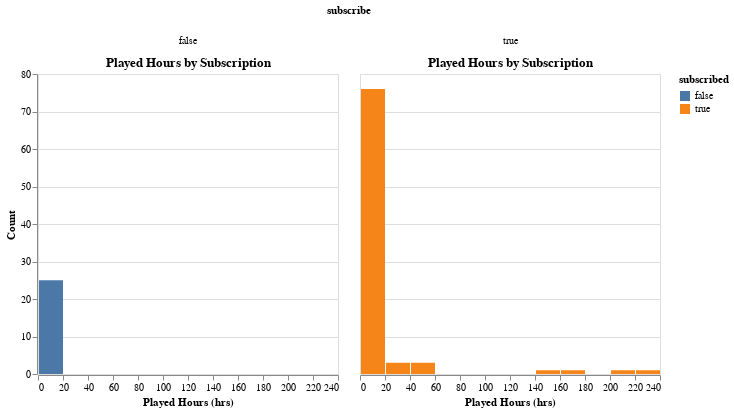

Write notebook code for a chart like this one.
### Code cell
chart_sub

### Figure 1 — Vega-Lite specification as saved in the notebook (floating-point values rounded to 4 significant figures)
{"config": {"view": {"continuousWidth": 300, "continuousHeight": 300}}, "data": {"name": "data-427c92e968cc61198f3df39aa85b2dc3"}, "facet": {"column": {"field": "subscribe", "type": "nominal"}}, "spec": {"mark": {"type": "bar"}, "encoding": {"color": {"field": "subscribe", "title": "subscribed", "type": "nominal"}, "x": {"bin": {"maxbins": 20}, "field": "played_hours", "title": "Played Hours (hrs)", "type": "quantitative"}, "y": {"aggregate": "count", "title": "Count", "type": "quantitative"}}, "title": "Played Hours by Subscription"}, "$schema": "https://vega.github.io/schema/vega-lite/v5.20.1.json", "datasets": {"data-427c92e968cc61198f3df39aa85b2dc3": [{"experience": "Pro", "subscribe": true, "played_hours": 30.3}, {"experience": "Veteran", "subscribe": true, "played_hours": 3.8}, {"experience": "Amateur", "subscribe": true, "played_hours": 0.7}, {"experience": "Regular", "subscribe": true, "played_hours": 0.1}, {"experience": "Amateur", "subscribe": true, "played_hours": 0.1}, {"experience": "Veteran", "subscribe": true, "played_hours": 1.6}, {"experience": "Beginner", "subscribe": true, "played_hours": 1.5}, {"experience": "Amateur", "subscribe": true, "played_hours": 0.2}, {"experience": "Amateur", "subscribe": true, "played_hours": 48.4}, {"experience": "Amateur", "subscribe": true, "played_hours": 0.5}, {"experience": "Regular", "subscribe": true, "played_hours": 0.6}, {"experience": "Regular", "subscribe": true, "played_hours": 0.3}, {"experience": "Amateur", "subscribe": false, "played_hours": 0.1}, {"experience": "Beginner", "subscribe": true, "played_hours": 1.0}, {"experience": "Amateur", "subscribe": true, "played_hours": 0.7}, {"experience": "Regular", "subscribe": true, "played_hours": 0.6}, {"experience": "Amateur", "subscribe": true, "played_hours": 1.8}, {"experience": "Veteran", "subscribe": false, "played_hours": 0.1}, {"experience": "Amateur", "subscribe": true, "played_hours": 0.1}, {"experience": "Veteran", "subscribe": true, "played_hours": 0.1}, {"experience": "Beginner", "subscribe": true, "played_hours": 0.6}, {"experience": "Veteran", "subscribe": true, "played_hours": 0.4}, {"experience": "Veteran", "subscribe": false, "played_hours": 1.4}, {"experience": "Amateur", "subscribe": true, "played_hours": 0.2}, {"experience": "Regular", "subscribe": true, "played_hours": 5.6}, {"experience": "Veteran", "subscribe": true, "played_hours": 0.1}, {"experience": "Amateur", "subscribe": true, "played_hours": 0.3}, {"experience": "Veteran", "subscribe": true, "played_hours": 2.2}, {"experience": "Veteran", "subscribe": true, "played_hours": 0.1}, {"experience": "Veteran", "subscribe": true, "played_hours": 12.5}, {"experience": "Beginner", "subscribe": true, "played_hours": 0.4}, {"experience": "Veteran", "subscribe": true, "played_hours": 0.6}, {"experience": "Regular", "subscribe": true, "played_hours": 218.1}, {"experience": "Amateur", "subscribe": false, "played_hours": 0.9}, {"experience": "Amateur", "subscribe": true, "played_hours": 0.2}, {"experience": "Amateur", "subscribe": true, "played_hours": 2.9}, {"experience": "Regular", "subscribe": true, "played_hours": 3.6}, {"experience": "Veteran", "subscribe": true, "played_hours": 0.2}, {"experience": "Regular", "subscribe": true, "played_hours": 1.5}, {"experience": "Pro", "subscribe": true, "played_hours": 1.0}, {"experience": "Pro", "subscribe": true, "played_hours": 0.2}, {"experience": "Amateur", "subscribe": true, "played_hours": 0.1}, {"experience": "Veteran", "subscribe": true, "played_hours": 0.1}, {"experience": "Veteran", "subscribe": false, "played_hours": 0.1}, {"experience": "Amateur", "subscribe": true, "played_hours": 17.2}, {"experience": "Regular", "subscribe": true, "played_hours": 0.1}, {"experience": "Regular", "subscribe": true, "played_hours": 0.2}, {"experience": "Amateur", "subscribe": true, "played_hours": 53.9}, {"experience": "Regular", "subscribe": true, "played_hours": 223.1}, {"experience": "Amateur", "subscribe": true, "played_hours": 0.5}, {"experience": "Amateur", "subscribe": true, "played_hours": 3.5}, {"experience": "Veteran", "subscribe": true, "played_hours": 1.0}, {"experience": "Beginner", "subscribe": false, "played_hours": 0.2}, {"experience": "Beginner", "subscribe": true, "played_hours": 0.1}, {"experience": "Amateur", "subscribe": true, "played_hours": 150.0}, {"experience": "Pro", "subscribe": true, "played_hours": 1.2}, {"experience": "Amateur", "subscribe": true, "played_hours": 0.1}, {"experience": "Beginner", "subscribe": true, "played_hours": 0.8}, {"experience": "Amateur", "subscribe": true, "played_hours": 0.1}, {"experience": "Veteran", "subscribe": false, "played_hours": 0.1}, {"experience": "Pro", "subscribe": true, "played_hours": 0.5}, {"experience": "Beginner", "subscribe": true, "played_hours": 2.0}, {"experience": "Veteran", "subscribe": false, "played_hours": 2.7}, {"experience": "Amateur", "subscribe": true, "played_hours": 0.1}, {"experience": "Regular", "subscribe": true, "played_hours": 4.0}, {"experience": "Veteran", "subscribe": true, "played_hours": 0.4}, {"experience": "Beginner", "subscribe": true, "played_hours": 1.0}, {"experience": "Regular", "subscribe": true, "played_hours": 0.1}, {"experience": "Pro", "subscribe": true, "played_hours": 0.1}, {"experience": "Beginner", "subscribe": true, "played_hours": 0.1}, {"experience": "Amateur", "subscribe": false, "played_hours": 0.1}, {"experience": "Beginner", "subscribe": false, "played_hours": 7.1}, {"experience": "Regular", "subscribe": true, "played_hours": 18.5}, {"experience": "Beginner", "subscribe": true, "played_hours": 0.7}, {"experience": "Amateur", "subscribe": true, "played_hours": 56.1}, {"experience": "Regular", "subscribe": false, "played_hours": 0.1}, {"experience": "Beginner", "subscribe": true, "played_hours": 1.1}, {"experience": "Beginner", "subscribe": true, "played_hours": 1.0}, {"experience": "Veteran", "subscribe": true, "played_hours": 0.1}, {"experience": "Beginner", "subscribe": true, "played_hours": 23.7}, {"experience": "Veteran", "subscribe": false, "played_hours": 0.1}, {"experience": "Amateur", "subscribe": false, "played_hours": 0.1}, {"experience": "Beginner", "subscribe": true, "played_hours": 0.2}, {"experience": "Beginner", "subscribe": true, "played_hours": 0.1}, {"experience": "Amateur", "subscribe": true, "played_hours": 1.2}, {"experience": "Amateur", "subscribe": true, "played_hours": 0.1}, {"experience": "Regular", "subscribe": true, "played_hours": 0.1}, {"experience": "Regular", "subscribe": true, "played_hours": 178.2}, {"experience": "Pro", "subscribe": true, "played_hours": 0.6}, {"experience": "Regular", "subscribe": true, "played_hours": 0.5}, {"experience": "Regular", "subscribe": true, "played_hours": 0.1}, {"experience": "Amateur", "subscribe": false, "played_hours": 1.0}, {"experience": "Beginner", "subscribe": false, "played_hours": 0.3}, {"experience": "Veteran", "subscribe": true, "played_hours": 0.1}, {"experience": "Veteran", "subscribe": false, "played_hours": 0.1}, {"experience": "Pro", "subscribe": false, "played_hours": 0.4}, {"experience": "Beginner", "subscribe": false, "played_hours": 1.8}, {"experience": "Amateur", "subscribe": true, "played_hours": 0.3}, {"experience": "Veteran", "subscribe": false, "played_hours": 2.7}, {"experience": "Amateur", "subscribe": true, "played_hours": 0.4}, {"experience": "Veteran", "subscribe": true, "played_hours": 0.1}, {"experience": "Amateur", "subscribe": false, "played_hours": 2.1}, {"experience": "Amateur", "subscribe": true, "played_hours": 0.8}, {"experience": "Pro", "subscribe": false, "played_hours": 0.2}, {"experience": "Amateur", "subscribe": true, "played_hours": 32.0}, {"experience": "Pro", "subscribe": false, "played_hours": 1.7}, {"experience": "Regular", "subscribe": false, "played_hours": 0.1}, {"experience": "Veteran", "subscribe": true, "played_hours": 0.1}, {"experience": "Veteran", "subscribe": false, "played_hours": 0.3}, {"experience": "Amateur", "subscribe": false, "played_hours": 2.3}, {"experience": "Pro", "subscribe": true, "played_hours": 0.2}]}}
